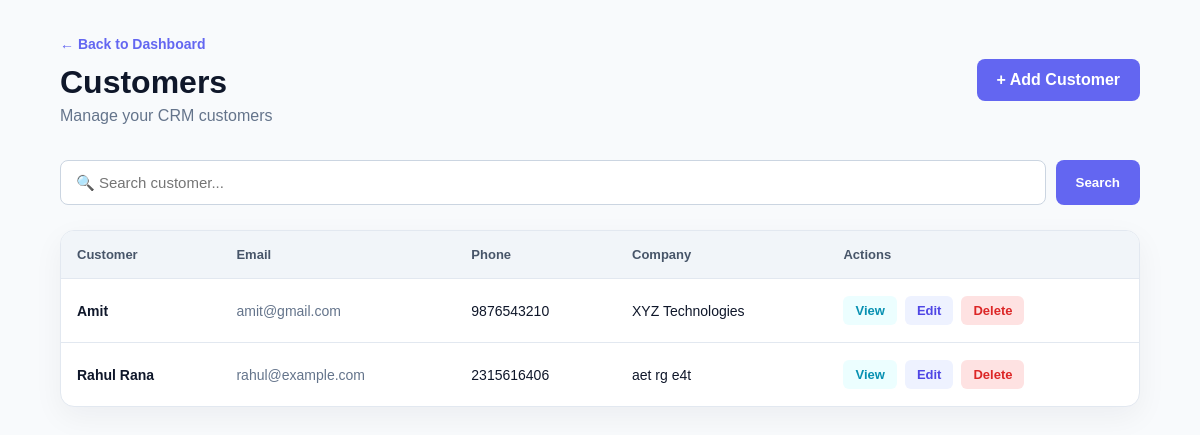
Before: /customers/ with the older database file.
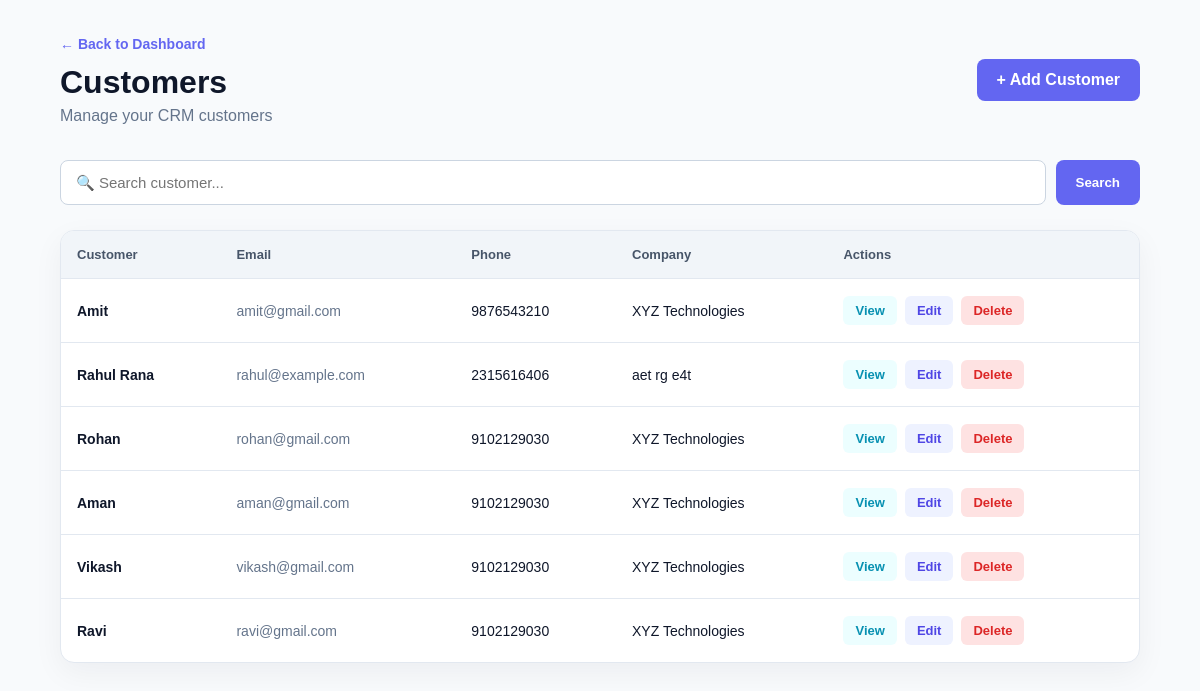
After: the same page with the newer database file.
### crm/models.py (models this page shows, shortened)
class Customer(models.Model):
    name = models.CharField(max_length=100)
    email = models.EmailField()
    phone = models.CharField(max_length=20)
    company = models.CharField(max_length=150, blank=True)
    created_at = models.DateTimeField(auto_now_add=True)

### crm/views.py (the view)
def customer_list(request):
    search = request.GET.get("search", "")
    customers = Customer.objects.all()
    if search:
        customers = customers.filter(
            name__icontains=search
        )
    context = {
        "customers": customers,
        "search": search,
    }
    return render(
        request,
        "crm/customers.html",
        context
    )

### crm/templates/crm/customers.html (shortened to what this page needs)
<!DOCTYPE html>
<html lang="en">
<head>
</head>
<body>
    <header class="header">
        <div class="container">
            <div class="header-top">
    <div>
        <a
            href="{% url 'dashboard' %}"
            class="back-btn"
        >
            ← Back to Dashboard
        </a>
        <h1>
            Customers
        </h1>
        <p>
            Manage your CRM customers
        </p>
    </div>
    <a
        href="{% url 'customer_create' %}"
        class="btn primary"
    >
        + Add Customer
    </a>
</div>
        </div>
    </header>
    <main class="container">
<form method="GET" class="search-form">
    <input
        type="text"
        name="search"
        value="{{ search }}"
        placeholder="🔍 Search customer..."
    >
    <button type="submit">
        Search
    </button>
</form>
        <div class="table-card">
            {% if customers %}
            <table>
                <thead>
                    <tr>
                        <th>
                            Customer
                        </th>
                        <th>
                            Email
                        </th>
                        <th>
                            Phone
                        </th>
                        <th>
                            Company
                        </th>
                        <th>
                            Actions
                        </th>
                    </tr>
                </thead>
                <tbody>
                    {% for customer in customers %}
                    <tr>
                        <td>
                            <div class="customer-name">
                                {{ customer.name }}
                            </div>
                        </td>
                        <td>
                            <span class="email">
                                {{ customer.email }}
                            </span>
                        </td>
                        <td>
                            {{ customer.phone }}
                        </td>
                        <td>
                            {{ customer.company|default:"—" }}
                        </td>
                        <td>
                            <div class="actions">
    <a
        href="{% url 'customer_detail' customer.id %}"
        class="action-btn view"
    >
        View
    </a>
    <a
        href="{% url 'customer_edit' customer.id %}"
        class="action-btn edit"
    >
        Edit
    </a>
    <a
        href="{% url 'customer_delete' customer.id %}"
        class="action-btn delete"
    >
        Delete
    </a>
</div>
                        </td>
                    </tr>
                    {% endfor %}
                </tbody>
            </table>
            {% endif %}
        </div>
    </main>
</body>
</html>

Changed rows visible on the page:
added Customer: name "Rohan", email "rohan@gmail.com", phone "9102129030", company "XYZ Technologies"
added Customer: name "Aman", email "aman@gmail.com", phone "9102129030", company "XYZ Technologies"
added Customer: name "Vikash", email "vikash@gmail.com", phone "9102129030", company "XYZ Technologies"
added Customer: name "Ravi", email "ravi@gmail.com", phone "9102129030", company "XYZ Technologies"
